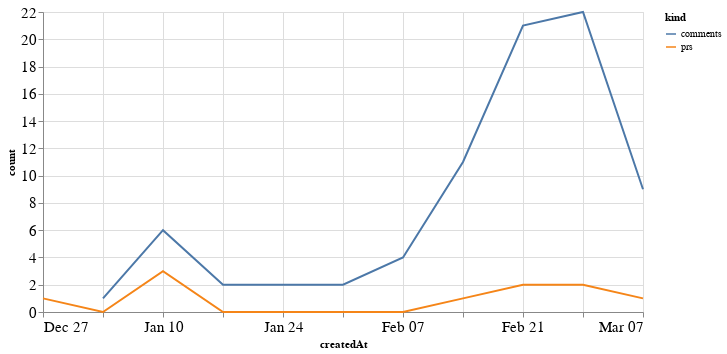

The cell this chart's notebook holds for it:
### Code cell
alt.Chart(total_time, width=600).mark_line().encode(
    x='createdAt',
    y='count',
    color='kind'
)

### Figure 1 — Vega-Lite specification as saved in the notebook (floating-point values rounded to 4 significant figures)
{"config": {"axisLeft": {"labelFontSize": 15}, "axisBottom": {"labelFontSize": 15}}, "data": {"name": "data-8a501273294782685623780eb6fe4528"}, "mark": "line", "encoding": {"color": {"type": "nominal", "field": "kind"}, "x": {"type": "temporal", "field": "createdAt"}, "y": {"type": "quantitative", "field": "count"}}, "width": 600, "$schema": "https://vega.github.io/schema/vega-lite/v4.8.1.json", "datasets": {"data-8a501273294782685623780eb6fe4528": [{"createdAt": "2020-12-27T00:00:00", "kind": "prs", "count": 1.0}, {"createdAt": "2021-01-03T00:00:00", "kind": "prs", "count": 0.0}, {"createdAt": "2021-01-10T00:00:00", "kind": "prs", "count": 3.0}, {"createdAt": "2021-01-17T00:00:00", "kind": "prs", "count": 0.0}, {"createdAt": "2021-01-24T00:00:00", "kind": "prs", "count": 0.0}, {"createdAt": "2021-01-31T00:00:00", "kind": "prs", "count": 0.0}, {"createdAt": "2021-02-07T00:00:00", "kind": "prs", "count": 0.0}, {"createdAt": "2021-02-14T00:00:00", "kind": "prs", "count": 1.0}, {"createdAt": "2021-02-21T00:00:00", "kind": "prs", "count": 2.0}, {"createdAt": "2021-02-28T00:00:00", "kind": "prs", "count": 2.0}, {"createdAt": "2021-03-07T00:00:00", "kind": "prs", "count": 1.0}, {"createdAt": "2020-12-27T00:00:00", "kind": "comments", "count": null}, {"createdAt": "2021-01-03T00:00:00", "kind": "comments", "count": 1.0}, {"createdAt": "2021-01-10T00:00:00", "kind": "comments", "count": 6.0}, {"createdAt": "2021-01-17T00:00:00", "kind": "comments", "count": 2.0}, {"createdAt": "2021-01-24T00:00:00", "kind": "comments", "count": 2.0}, {"createdAt": "2021-01-31T00:00:00", "kind": "comments", "count": 2.0}, {"createdAt": "2021-02-07T00:00:00", "kind": "comments", "count": 4.0}, {"createdAt": "2021-02-14T00:00:00", "kind": "comments", "count": 11.0}, {"createdAt": "2021-02-21T00:00:00", "kind": "comments", "count": 21.0}, {"createdAt": "2021-02-28T00:00:00", "kind": "comments", "count": 22.0}, {"createdAt": "2021-03-07T00:00:00", "kind": "comments", "count": 9.0}]}}
